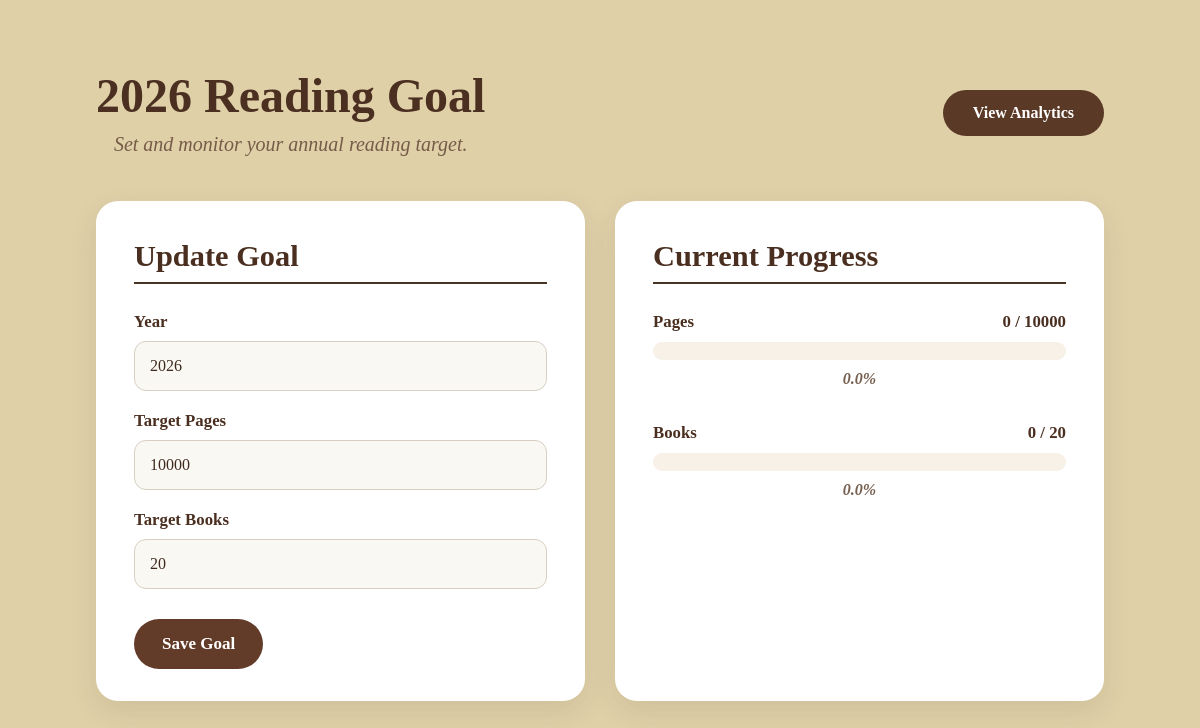
The app's page /reading-goal/ (signed in) with its own data.
### catalog/models.py (models this page shows, shortened)
class ReadingGoal(models.Model):
    goal_id = models.AutoField(primary_key=True)
    user = models.ForeignKey(
        settings.AUTH_USER_MODEL,
        on_delete=models.CASCADE,
        related_name="reading_goals"
    )
    year = models.PositiveIntegerField()
    target_numpages = models.PositiveIntegerField(
        validators=[MinValueValidator(1)]
    )
    target_numbooks = models.PositiveIntegerField(
        validators=[MinValueValidator(1)]
    )
    class Meta:
        constraints = [
            models.UniqueConstraint(
                fields=["user", "year"],
                name="unique_reading_goal_per_user_year"
            )
        ]
        ordering = ["-year"]

### catalog/views.py (the view)
# urls.py: path('reading-goal/', views.reading_goal, name='reading_goal'),
@login_required
def reading_goal(request):
    current_year = timezone.now().year
    goal, created = ReadingGoal.objects.get_or_create(
        user=request.user,
        year=current_year,
        defaults={
            "target_numpages": 10000,
            "target_numbooks": 20,
        }
    )
    if request.method == "POST":
        form = ReadingGoalForm(
            request.POST,
            instance=goal
        )
        if form.is_valid():
            updated_goal = form.save(commit=False)
            updated_goal.user = request.user
            updated_goal.save()
            messages.success(
                request,
                "Reading goal updated successfully."
            )
            return redirect("reading_goal")
    else:
        form = ReadingGoalForm(instance=goal)
    logs = ReadingLog.objects.filter(
        user=request.user,
        log_date__year=current_year
    )
    pages_read = logs.aggregate(
        total=Sum("pages_read")
    )["total"] or 0
    completed_books = ShelfBook.objects.filter(
        shelf__user=request.user,
        reading_status="Completed"
    ).values("book").distinct().count()
    page_percentage = (
        pages_read / goal.target_numpages * 100
        if goal.target_numpages > 0
        else 0
    )
    book_percentage = (
        completed_books / goal.target_numbooks * 100
        if goal.target_numbooks > 0
        else 0
    )
    return render(
        request,
        "catalog/reading_goal.html",
        {
            "form": form,
            "goal": goal,
            "pages_read": pages_read,
            "completed_books": completed_books,
            "page_percentage": min(page_percentage, 100),
            "book_percentage": min(book_percentage, 100),
            "current_year": current_year,
        }
    )

### catalog/forms.py (shortened to what this page needs)
class ReadingGoalForm(forms.ModelForm):
    class Meta:
        model = ReadingGoal
        fields = [
            "year",
            "target_numpages",
            "target_numbooks"
        ]
        widgets = {
            "year": forms.NumberInput(
                attrs={
                    "class": "form-control",
                    "min": "2000"
                }
            ),
            "target_numpages": forms.NumberInput(
                attrs={
                    "class": "form-control",
                    "min": "1",
                    "placeholder": "Example: 10000"
                }
            ),
            "target_numbooks": forms.NumberInput(
                attrs={
                    "class": "form-control",
                    "min": "1",
                    "placeholder": "Example: 20"
                }
            ),
        }

### catalog/templates/catalog/reading_goal.html (shortened to what this page needs)
<!DOCTYPE html>
<html lang="en">
<head>
    {% load static %}
    <link
        rel="stylesheet"
        href="{% static 'catalog/style.css' %}"
    >
    <link
        rel="stylesheet"
        href="{% static 'catalog/reading_goal.css' %}"
    >
    <link
        rel="stylesheet"
        href="{% static 'catalog/reading_log.css' %}"
    >
</head>
<body>
    <div class="reading-container">
        <div class="page-header">
            <div>
                <h1>
                    {{ current_year }} Reading Goal
                </h1>
                <p>
                    Set and monitor your annual reading target.
                </p>
            </div>
            <a
                href="{% url 'analytics_dashboard' %}"
                class="secondary-btn"
            >
                View Analytics
            </a>
        </div>
        <div class="goal-grid">
            <div class="goal-card">
                <h2>
                    Update Goal
                </h2>
                <form method="POST">
                    <div class="form-group">
                        <label
                            for="{{ form.year.id_for_label }}"
                        >
                            Year
                        </label>
                        {{ form.year }}
                    </div>
                    <div class="form-group">
                        <label
                            for="{{ form.target_numpages.id_for_label }}"
                        >
                            Target Pages
                        </label>
                        {{ form.target_numpages }}
                    </div>
                    <div class="form-group">
                        <label
                            for="{{ form.target_numbooks.id_for_label }}"
                        >
                            Target Books
                        </label>
                        {{ form.target_numbooks }}
                    </div>
                    <button
                        type="submit"
                        class="primary-btn"
                    >
                        Save Goal
                    </button>
                </form>
            </div>
            <div class="goal-card">
                <h2>
                    Current Progress
                </h2>
                <div class="progress-section">
                    <div class="progress-label">
                        <span>
                            Pages
                        </span>
                        <span>
                            {{ pages_read }}
                            /
                            {{ goal.target_numpages }}
                        </span>
                    </div>
                    <div class="progress-bar">
                    </div>
                    <p>
                        {{ page_percentage|floatformat:1 }}%
                    </p>
                </div>
                <div class="progress-section">
                    <div class="progress-label">
                        <span>
                            Books
                        </span>
                        <span>
                            {{ completed_books }}
                            /
                            {{ goal.target_numbooks }}
                        </span>
                    </div>
                    <div class="progress-bar">
                    </div>
                    <p>
                        {{ book_percentage|floatformat:1 }}%
                    </p>
                </div>
            </div>
        </div>
    </div>
</body>
</html>

### catalog/static/catalog/style.css (style rules this page uses)
h1 { font-size: 2.2rem; color: #3b2b1e; margin-bottom: 10px; text-align: center; }
h2 { font-size: 1.6rem; color: #3b2b1e; border-bottom: 2px solid #4a3525; padding-bottom: 8px; margin-bottom: 20px; }
body p { text-align: center; color: #666; font-style: italic; }

### catalog/static/catalog/reading_goal.css (style rules this page uses)
body { margin: 0; min-height: 100vh; background-color: #d9c9a3 !important; color: #3f2a1f; font-family: Georgia, "Times New Roman", serif; }
.reading-container { width: 100%; max-width: 1450px; margin: 0 auto; padding: 55px 42px 70px; box-sizing: border-box; }
.page-header { display: flex; justify-content: space-between; align-items: center; gap: 30px; margin-bottom: 35px; }
.page-header h1 { margin: 0 0 12px; color: #4a2f20; font-family: Georgia, "Times New Roman", serif; font-size: 3.5rem; font-weight: bold; line-height: 1.1; }
.page-header p { margin: 0; color: #765f4f; font-family: Georgia, "Times New Roman", serif; font-size: 1.2rem; font-style: italic; }
.goal-grid { display: grid; grid-template-columns: repeat( 2, minmax(0, 1fr) ); gap: 30px; width: 100%; }
.goal-card { width: 100%; background-color: #ffffff; border-radius: 22px; padding: 38px 38px 32px; box-sizing: border-box; box-shadow: 0 10px 28px rgba( 70, 50, 35, 0.10 ); }
.goal-card h2 { margin: 0 0 28px; color: #4a2f20; font-family: Georgia, "Times New Roman", serif; font-size: 1.9rem; font-weight: bold; }
.form-group { width: 100%; margin-bottom: 20px; }
.form-group label { display: block; margin-bottom: 9px; color: #4a2f20; font-family: Georgia, "Times New Roman", serif; font-size: 1.05rem; font-weight: bold; }
.form-group input { width: 100%; height: 50px; padding: 12px 15px; box-sizing: border-box; border: 1px solid #d8cfc3; border-radius: 12px; background-color: #faf8f3; color: #3f2a1f; font-family: Georgia, "Times New Roman", serif; font-size: 1rem; outline: none; transition: border-color 0.2s ease, box-shadow 0.2s ease, background-color 0.2s ease; }
.primary-btn { display: inline-block; margin-top: 10px; padding: 14px 30px; border: none; border-radius: 30px; background-color: #5b3927; color: #ffffff; font-family: Georgia, "Times New Roman", serif; font-size: 1rem; font-weight: bold; text-decoration: none; cursor: pointer; transition: background-color 0.2s ease, transform 0.2s ease, box-shadow 0.2s ease; }
.secondary-btn { display: inline-block; padding: 14px 30px; background-color: #5b3927; color: #ffffff; border-radius: 30px; font-family: Georgia, "Times New Roman", serif; font-size: 1rem; font-weight: bold; text-decoration: none; white-space: nowrap; transition: background-color 0.2s ease, transform 0.2s ease, box-shadow 0.2s ease; }
.progress-section { margin-bottom: 35px; }
.progress-label { display: flex; justify-content: space-between; align-items: center; margin-bottom: 10px; color: #4a2f20; font-size: 1.05rem; font-weight: bold; }
.progress-bar { width: 100%; height: 18px; overflow: hidden; border-radius: 20px; background-color: #eadfd1; }
.progress-section > p { margin: 10px 0 0; color: #765f4f; font-size: 1rem; font-weight: bold; }

### catalog/static/catalog/reading_log.css (style rules this page uses)
body { background-color: #ded0a8 !important; margin: 0; }
.reading-container { min-height: 100vh; background-color: #ded0a8; padding: 70px 8%; box-sizing: border-box; }
.page-header { display: flex; justify-content: space-between; align-items: center; gap: 30px; margin-bottom: 45px; }
.page-header h1 { margin: 0; color: #4f2e20; font-family: Georgia, "Times New Roman", serif; font-size: 48px; font-weight: 700; }
.page-header p { margin: 10px 0 0; color: #806b5d; font-family: Georgia, "Times New Roman", serif; font-size: 20px; font-style: italic; }
.primary-btn { display: inline-block; padding: 15px 28px; background-color: #633c29; color: #ffffff; border-radius: 30px; text-decoration: none; font-family: Georgia, "Times New Roman", serif; font-size: 17px; font-weight: bold; transition: all 0.2s ease; }
body { background-color: #dfd1aa !important; }
.progress-bar { background-color: #f7f2e9; }
body { background-color: #dfd0a8 !important; }
.reading-container { background-color: #dfd0a8 !important; }
.page-header h1 { color: #4b3022 !important; }
.page-header p { color: #765b48 !important; }
.progress-bar { background-color: #f7f1e7 !important; }

### records on screen
ReadingGoal: year "2026", target_numpages "10000", target_numbooks "20"

### other values on screen
{{ pages_read }} "0"
{{ page_percentage|floatformat:1 }} "0.0"
{{ completed_books }} "0"
{{ book_percentage|floatformat:1 }} "0.0"
